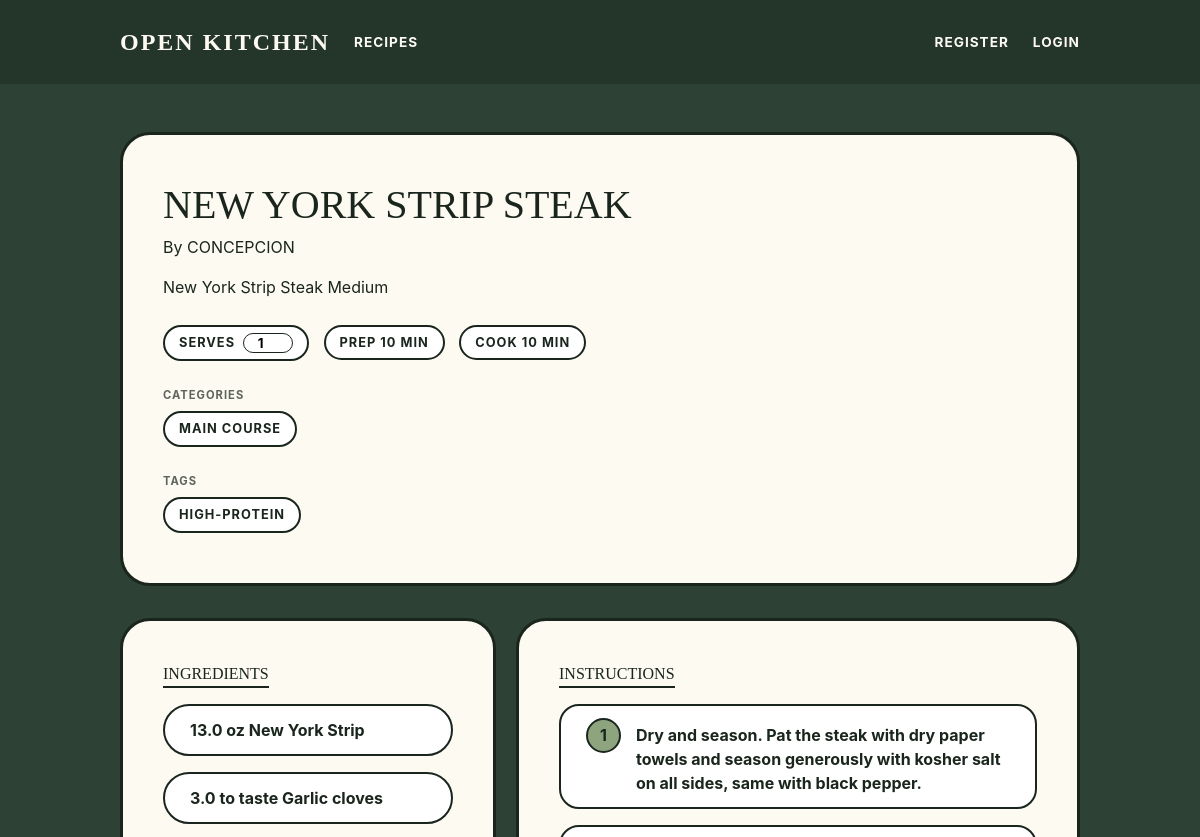
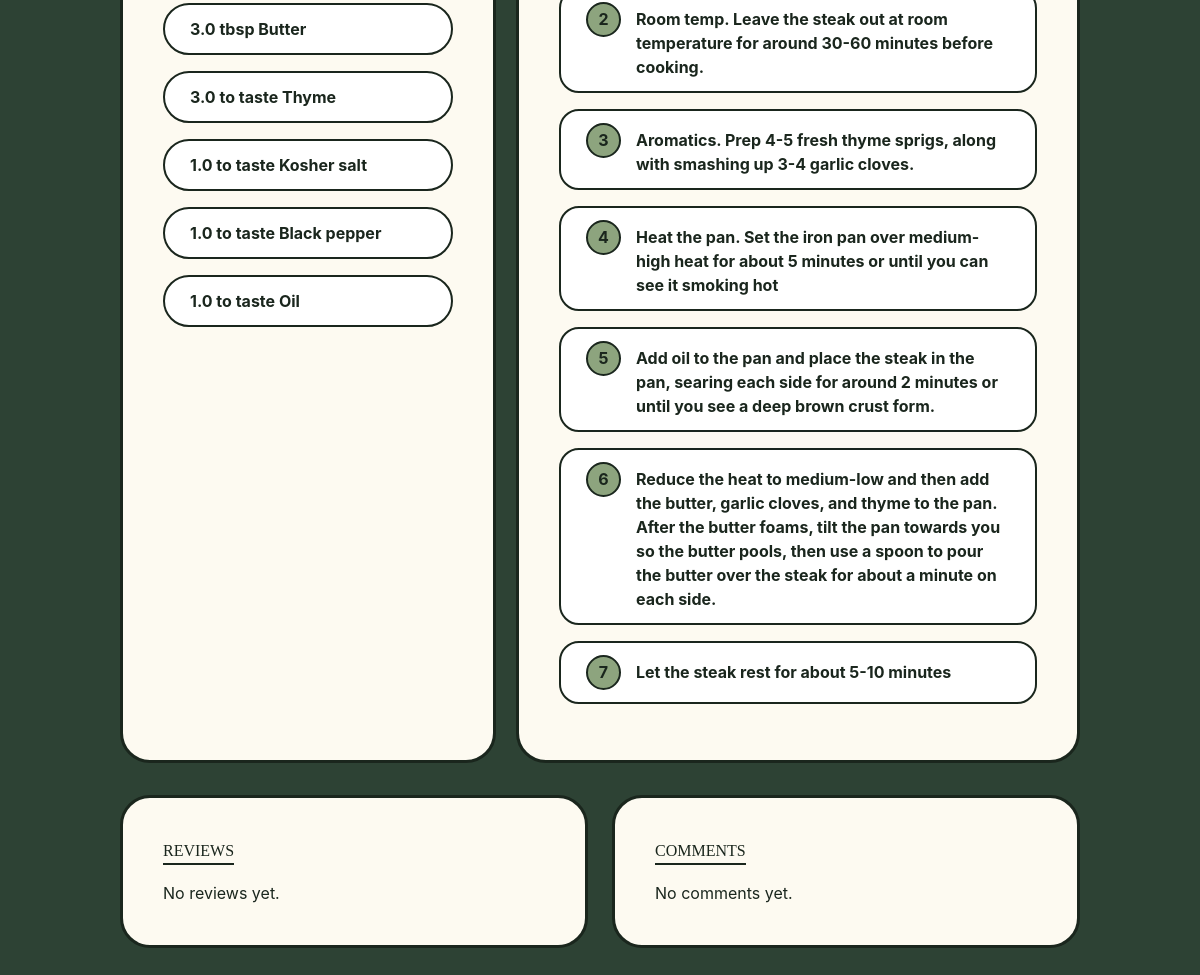
The page /recipes/6 on the database its author committed (2 pictures, top to bottom).
### tables this page shows
CREATE TABLE recipes (
    id INTEGER PRIMARY KEY AUTOINCREMENT,
    title TEXT NOT NULL,
    description TEXT,
    template_type TEXT NOT NULL CHECK(template_type IN ('standard', 'quick_tip')),
    author_id INTEGER NOT NULL,
    base_servings INTEGER,
    prep_time_minutes INTEGER,
    cook_time_minutes INTEGER,
    parent_recipe_id INTEGER,
    is_public INTEGER DEFAULT 1,
    created_at DATETIME DEFAULT CURRENT_TIMESTAMP,
    updated_at DATETIME,
    FOREIGN KEY (author_id) REFERENCES users(id),
    FOREIGN KEY (parent_recipe_id) REFERENCES recipes(id)
);

CREATE TABLE users (
    id INTEGER PRIMARY KEY AUTOINCREMENT,
    username TEXT UNIQUE NOT NULL,
    email TEXT UNIQUE NOT NULL,
    password_hash TEXT NOT NULL,
    role_id INTEGER NOT NULL DEFAULT 1,
    notifications_enabled INTEGER DEFAULT 1,
    created_at DATETIME DEFAULT CURRENT_TIMESTAMP,
    updated_at DATETIME, reset_code TEXT, reset_code_expires DATETIME,
    FOREIGN KEY (role_id) REFERENCES roles(id)
);

CREATE TABLE categories (
    id INTEGER PRIMARY KEY AUTOINCREMENT,
    name TEXT UNIQUE NOT NULL
);

CREATE TABLE tags (
    id INTEGER PRIMARY KEY AUTOINCREMENT,
    name TEXT UNIQUE NOT NULL
);

CREATE TABLE ingredients (
    id INTEGER PRIMARY KEY AUTOINCREMENT,
    recipe_id INTEGER NOT NULL,
    name TEXT NOT NULL,
    quantity REAL NOT NULL,
    unit_id INTEGER NOT NULL,
    allergen_id INTEGER,
    FOREIGN KEY (recipe_id) REFERENCES recipes(id) ON DELETE CASCADE,
    FOREIGN KEY (unit_id) REFERENCES units(id),
    FOREIGN KEY (allergen_id) REFERENCES allergens(id)
);

CREATE TABLE units (
    id INTEGER PRIMARY KEY AUTOINCREMENT,
    name TEXT UNIQUE NOT NULL,
    abbreviation TEXT
);

CREATE TABLE instructions (
    id INTEGER PRIMARY KEY AUTOINCREMENT,
    recipe_id INTEGER NOT NULL,
    step_number INTEGER NOT NULL,
    content TEXT NOT NULL,
    FOREIGN KEY (recipe_id) REFERENCES recipes(id) ON DELETE CASCADE
);

### app/recipes.py (the view)
@bp.route('/<int:id>')
def view(id):
    recipe = Recipe.get_by_id(id)
    if recipe is None:
        flash('Recipe not found.')
        return redirect(url_for('recipes.index'))
    ingredients = Ingredient.get_by_recipe(id)
    instructions = Instruction.get_by_recipe(id)
    reviews = Review.get_by_recipe(id)
    comments = Comment.get_by_recipe(id)
    from app.db import get_db
    from app.models.social import SavedRecipe
    db = get_db()
    categories = db.execute(
        'SELECT c.* FROM categories c '
        'JOIN recipe_categories rc ON c.id = rc.category_id '
        'WHERE rc.recipe_id = ?', (id,)
    ).fetchall()
    tags = db.execute(
        'SELECT t.* FROM tags t '
        'JOIN recipe_tags rt ON t.id = rt.tag_id '
        'WHERE rt.recipe_id = ?', (id,)
    ).fetchall()
    is_saved = False
    if g.user:
        is_saved = SavedRecipe.is_saved(g.user['id'], id)
    return render_template('recipes/view.html',
                         recipe=recipe,
                         ingredients=ingredients,
                         instructions=instructions,
                         reviews=reviews,
                         comments=comments,
                         categories=categories,
                         tags=tags,
                         is_saved=is_saved)

### app/auth.py (called while the page is built)
@bp.before_app_request
def load_logged_in_user():
    user_id = session.get('user_id')
    if user_id is None:
        g.user = None
    else:
        g.user = User.get_by_id(user_id)

### app/db.py (called while the page is built)
def get_db():
    if 'db' not in g:
        g.db = sqlite3.connect(
            current_app.config['DATABASE'],
            detect_types=sqlite3.PARSE_DECLTYPES
        )
        g.db.row_factory = sqlite3.Row
        g.db.execute('PRAGMA foreign_keys = ON')
    return g.db

### app/models/recipe.py (called while the page is built)
    @staticmethod
    def get_by_id(recipe_id):
        db = get_db()
        return db.execute(
            'SELECT r.*, u.username as author_name '
            'FROM recipes r JOIN users u ON r.author_id = u.id '
            'WHERE r.id = ?',
            (recipe_id,)
        ).fetchone()

    @staticmethod
    def get_by_recipe(recipe_id):
        db = get_db()
        return db.execute(
            'SELECT i.*, u.name as unit_name, u.abbreviation, a.name as allergen_name '
            'FROM ingredients i '
            'JOIN units u ON i.unit_id = u.id '
            'LEFT JOIN allergens a ON i.allergen_id = a.id '
            'WHERE i.recipe_id = ?',
            (recipe_id,)
        ).fetchall()

    @staticmethod
    def get_by_recipe(recipe_id):
        db = get_db()
        return db.execute(
            'SELECT * FROM instructions WHERE recipe_id = ? ORDER BY step_number',
            (recipe_id,)
        ).fetchall()

### app/models/social.py (called while the page is built)
    @staticmethod
    def get_by_recipe(recipe_id):
        db = get_db()
        return db.execute(
            'SELECT r.*, u.username FROM reviews r '
            'JOIN users u ON r.user_id = u.id '
            'WHERE r.recipe_id = ? ORDER BY r.created_at DESC',
            (recipe_id,)
        ).fetchall()

    @staticmethod
    def get_by_recipe(recipe_id):
        db = get_db()
        return db.execute(
            'SELECT c.*, u.username FROM comments c '
            'JOIN users u ON c.user_id = u.id '
            'WHERE c.recipe_id = ? ORDER BY c.created_at DESC',
            (recipe_id,)
        ).fetchall()

### app/templates/recipes/view.html (shortened to what this page needs)
{% extends 'base.html' %}
{% block content %}
<div class="recipe-main-card">
    <h1 style="font-family: 'Georgia', serif; text-transform: uppercase; font-size: 2.5rem;">{{ recipe.title }}</h1>
    <p>By {{ recipe.author_name|upper }}</p>
    {% if recipe.description %}
    <p style="margin-top: 1rem; line-height: 1.6;">{{ recipe.description }}</p>
    {% endif %}
    <div style="margin-top: 1.5rem;">
        {% if recipe.base_servings %}
        <div class="meta-pill" style="display: inline-flex; align-items: center; gap: 8px;">
            <label for="serving-scaler" style="font-weight: bold; margin: 0;">SERVES</label>
            <input type="number" id="serving-scaler"
                   value="{{ recipe.base_servings }}"
                   data-base-servings="{{ recipe.base_servings }}"
                   min="1"
                   style="width: 50px; text-align: center; border: 1px solid var(--border-dark); border-radius: 10px; font-weight: bold; font-family: inherit;">
        </div>
        {% endif %}
        {% if recipe.prep_time_minutes is not none %}
        <span class="meta-pill">Prep {{ recipe.prep_time_minutes }} min</span>
        {% endif %}
        {% if recipe.cook_time_minutes is not none %}
        <span class="meta-pill">Cook {{ recipe.cook_time_minutes }} min</span>
        {% endif %}
    </div>
    {% if categories %}
    <div style="margin-top: 1rem;">
        <p class="subtle-meta" style="margin-bottom: 0.5rem;">Categories</p>
        {% for category in categories %}
        <span class="meta-pill">{{ category.name }}</span>
        {% endfor %}
    </div>
    {% endif %}
    {% if tags %}
    <div style="margin-top: 1rem;">
        <p class="subtle-meta" style="margin-bottom: 0.5rem;">Tags</p>
        {% for tag in tags %}
        <span class="meta-pill">{{ tag.name }}</span>
        {% endfor %}
    </div>
    {% endif %}
</div>
<div style="display: grid; grid-template-columns: 1fr 1.5fr; gap: 20px;">
    <div class="recipe-main-card">
        <h2 class="section-title">Ingredients</h2>
        {% for ing in ingredients %}
        <div class="item-row">
            <span>
                <span class="scalable-qty" data-original-qty="{{ ing.quantity }}">{{ ing.quantity }}</span>
                {{ ing.abbreviation or ing.unit_name }} {{ ing.name }}
            </span>
        </div>
        {% else %}
        <p>No ingredients added yet.</p>
        {% endfor %}
    </div>
    <div class="recipe-main-card">
        <h2 class="section-title">Instructions</h2>
        {% for step in instructions %}
        <div class="item-row" style="border-radius: 20px; align-items: flex-start;">
            <div class="step-num">{{ step.step_number }}</div>
            <div style="padding-top: 5px;">{{ step.content }}</div>
        </div>
        {% else %}
        <p>No instructions added yet.</p>
        {% endfor %}
    </div>
</div>
<div class="columns">
    <div class="column is-6">
        <div class="recipe-main-card">
            <h2 class="section-title">Reviews</h2>
            {% for review in reviews %}
            <div class="social-card">
                <div style="display: flex; justify-content: space-between; gap: 12px; align-items: center;">
                    <strong>{{ review.username }}</strong>
                    <span class="meta-pill" style="margin: 0;">{{ review.rating }}/5</span>
                </div>
                {% if review.comment %}
                <p style="margin-top: 0.75rem; line-height: 1.6;">{{ review.comment }}</p>
                {% endif %}
                <p class="subtle-meta" style="margin-top: 0.75rem;">{{ review.created_at }}</p>
            </div>
            {% else %}
            <p>No reviews yet.</p>
            {% endfor %}
        </div>
    </div>
    <div class="column is-6">
        <div class="recipe-main-card">
            <h2 class="section-title">Comments</h2>
            {% for comment in comments %}
            <div class="social-card">
                <div style="display: flex; justify-content: space-between; gap: 12px; align-items: center;">
                    <strong>{{ comment.username }}</strong>
                    <span class="subtle-meta">{{ comment.created_at }}</span>
                </div>
                <p style="margin-top: 0.75rem; line-height: 1.6;">{{ comment.content }}</p>
            </div>
            {% else %}
            <p>No comments yet.</p>
            {% endfor %}
        </div>
    </div>
</div>
{% endblock %}

### app/static/css/custom.css (style rules this page uses)
:root { --forest-green: #2d4234; --pill-green: #8da47e; --cream: #fdfaf1; --border-dark: #1a261d; }
body { background-color: var(--forest-green); color: var(--border-dark); min-height: 100vh; }

### app/templates/base.html (style rules this page uses)
:root { --forest-green: #2d4234; --pill-green: #8da47e; --cream: #fdfaf1; --border-dark: #1a261d; }
body { background-color: var(--forest-green); color: var(--border-dark); min-height: 100vh; }

### app/templates/recipes/view.html (style rules this page uses)
.recipe-main-card { background-color: var(--cream); border: 3px solid var(--border-dark); border-radius: 30px; padding: 2.5rem; margin-bottom: 2rem; }
.item-row { background-color: white; border: 2px solid var(--border-dark); border-radius: 50px; padding: 12px 25px; margin-bottom: 1rem; display: flex; align-items: center; gap: 15px; font-weight: bold; }
.step-num { background-color: var(--pill-green); min-width: 35px; height: 35px; border: 2px solid var(--border-dark); border-radius: 50%; display: flex; justify-content: center; align-items: center; }
.meta-pill { display: inline-block; background-color: white; border: 2px solid var(--border-dark); border-radius: 20px; padding: 6px 14px; margin: 0 10px 10px 0; font-size: 0.8rem; font-weight: bold; text-transform: uppercase; letter-spacing: 1px; }
.section-title { font-family: 'Georgia', serif; text-transform: uppercase; border-bottom: 2px solid var(--border-dark); display: inline-block; margin-bottom: 1rem; }
.subtle-meta { text-transform: uppercase; font-size: 0.7rem; letter-spacing: 1px; font-weight: bold; opacity: 0.7; }

### rows shown on the page
recipes: title "NEW YORK STRIP STEAK", description "New York Strip Steak Medium", base_servings "1", prep_time_minutes "10", cook_time_minutes "10"
users: author_name "CONCEPCION"
categories: name "MAIN COURSE"
tags: name "HIGH-PROTEIN"
ingredients: quantity "13.0", abbreviation "oz", name "New York Strip"
ingredients: quantity "3.0", name "to taste", name "Garlic cloves"
ingredients: quantity "3.0", abbreviation "tbsp", name "Butter"
ingredients: quantity "3.0", name "to taste", name "Thyme"
ingredients: quantity "1.0", name "to taste", name "Kosher salt"
ingredients: quantity "1.0", name "to taste", name "Black pepper"
ingredients: quantity "1.0", name "to taste", name "Oil"
instructions: step_number "1", content "Dry and season. Pat the steak with dry paper towels and season generously with kosher salt on all sides, same with black pepper."
instructions: step_number "2", content "Room temp. Leave the steak out at room temperature for around 30-60 minutes before cooking."
instructions: step_number "3", content "Aromatics. Prep 4-5 fresh thyme sprigs, along with smashing up 3-4 garlic cloves."
instructions: step_number "4", content "Heat the pan. Set the iron pan over medium-high heat for about 5 minutes or until you can see it smoking hot"
instructions: step_number "5", content "Add oil to the pan and place the steak in the pan, searing each side for around 2 minutes or until you see a deep brown crust form."
instructions: step_number "6", content "Reduce the heat to medium-low and then add the butter, garlic cloves, and thyme to the pan. After the butter foams, tilt the pan towards you so the butter pools, then use a spoon to pour the butter over the steak for about a minute on each side."
instructions: step_number "7", content "Let the steak rest for about 5-10 minutes"
